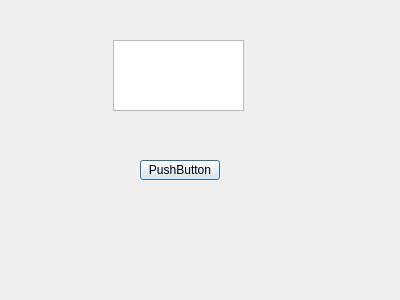
<?xml version="1.0" encoding="UTF-8"?>
<ui version="4.0">
 <class>MyDialog</class>
 <widget class="QDialog" name="MyDialog">
  <property name="geometry">
   <rect>
    <x>0</x>
    <y>0</y>
    <width>400</width>
    <height>300</height>
   </rect>
  </property>
  <property name="windowTitle">
   <string>Dialog</string>
  </property>
  <widget class="QTextEdit" name="textEdit">
   <property name="geometry">
    <rect>
     <x>113</x>
     <y>40</y>
     <width>131</width>
     <height>71</height>
    </rect>
   </property>
  </widget>
  <widget class="QPushButton" name="pushButton">
   <property name="geometry">
    <rect>
     <x>140</x>
     <y>160</y>
     <width>80</width>
     <height>20</height>
    </rect>
   </property>
   <property name="text">
    <string>PushButton</string>
   </property>
  </widget>
 </widget>
 <resources/>
 <connections/>
</ui>
